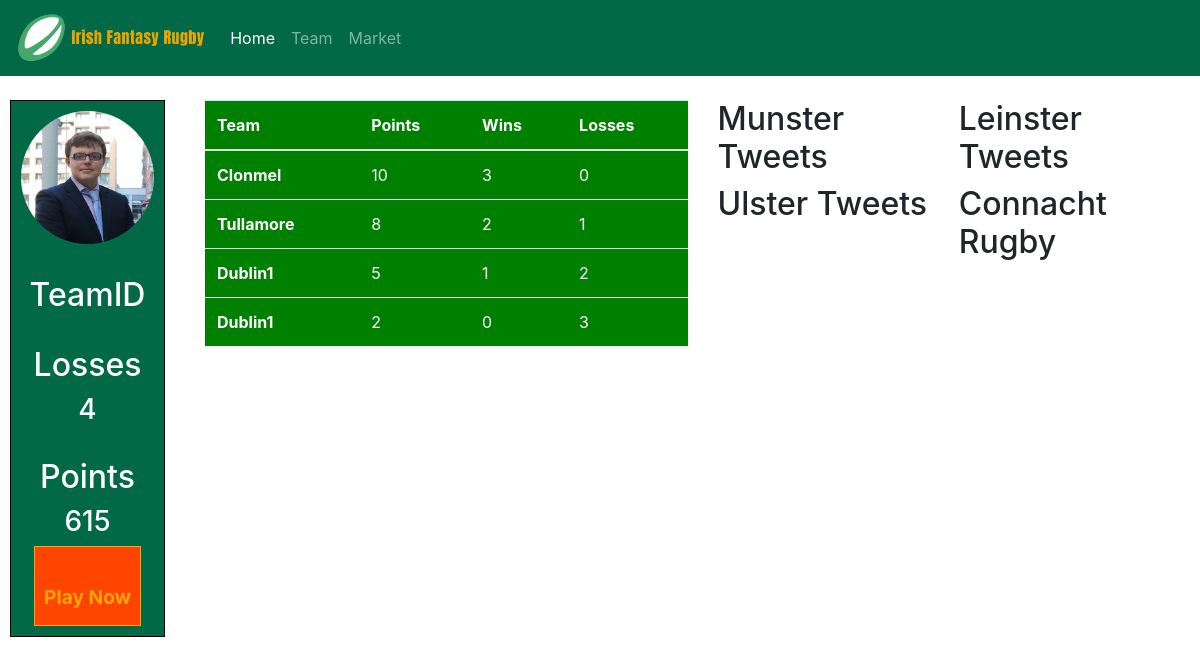
Before: / with the older database file.
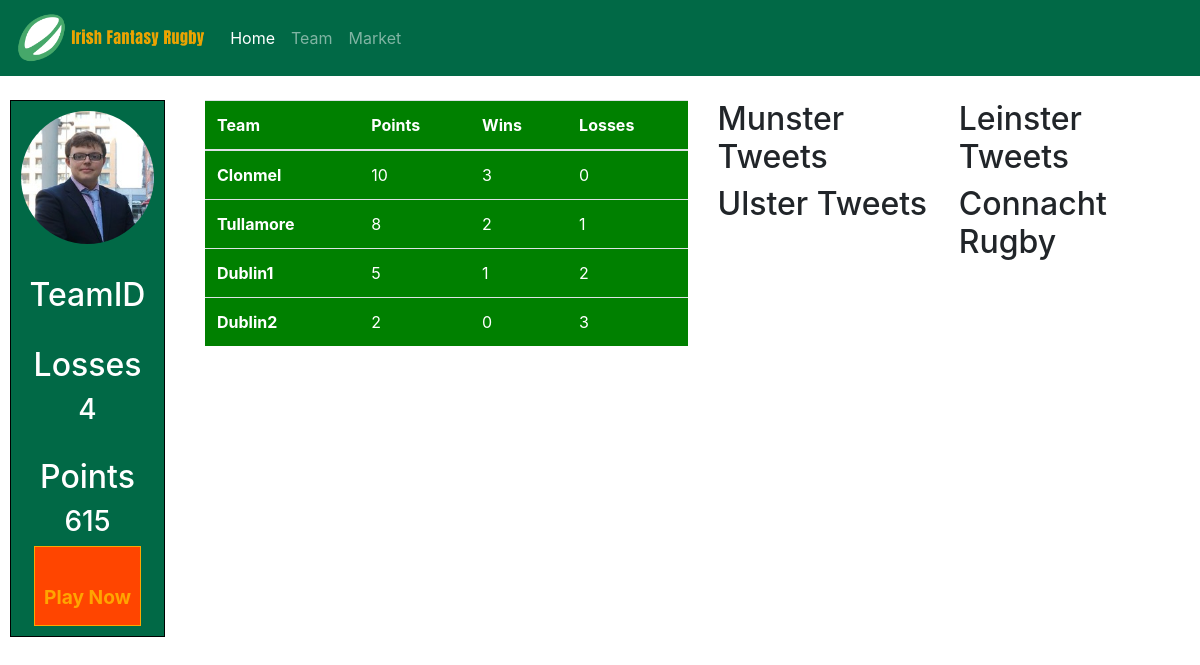
After: the same page with the newer database file.
### tables this page shows
CREATE TABLE league_tables (
	LeagueTableID INTEGER AUTO_INCREMENT NOT NULL,
    TeamID INTEGER,
    LeagueID INTEGER,
    points INTEGER,
    games INTEGER,
    wins INTEGER,
    losses INTEGER,
    PRIMARY KEY (LeagueTableID),
    FOREIGN KEY (TeamID) REFERENCES teams(TeamID),
    FOREIGN KEY (LeagueID) REFERENCES leagues(LeagueID)
);

CREATE TABLE teams (
	TeamID INTEGER AUTO_INCREMENT NOT NULL,
    TeamName VARCHAR(22),
    PRIMARY KEY (TeamID)
    );

### Tests/League.php (the view, shortened to what this page needs)
<?php
$query = "SELECT  teams.teamName, points, wins, losses  FROM league_tables JOIN teams ON teams.TeamID =  league_tables.TeamID WHERE LeagueID = 1 ORDER BY league_tables.points DESC";
if ($stmt = $con->prepare($query)) {
    $stmt->execute();
    $stmt->bind_result($TeamName, $Points, $Wins, $Losses);
    echo "<table class=\"table table-hover\" id='roster' style='font-size: 1em;'>
                <thead>
                <tr>
                    <th scope=\"col\">Team</th>
                    <th scope=\"col\">Points</th>
                    <th scope=\"col\">Wins</th>
                    <th scope=\"col\">Losses</th>
                </tr>
                </thead>
                <tbody>";
    while ($stmt->fetch()) {
        echo "<tr>
                    <th>$TeamName</th>
                    <td>$Points</td>
                    <td>$Wins</td>
                    <td>$Losses</td>
                </tr>";
    }
    echo "</tbody></table>";
}

### index.php (shortened to what this page needs)
<?php include 'connection.php' ;
?>
<!DOCTYPE html>
<html lang="en">
<head>
    <link rel="stylesheet" href="css/bootstrap.css"/>
    <link rel="stylesheet" href="css/bootstrap-grid.css"/>
    <link rel="stylesheet" href="css/bootstrap-reboot.css"/>
    <link rel="stylesheet" href="css/style.css">
</head>
<body>
<nav class="navbar navbar-expand-lg navbar-light navbar-custom">
  <a class="navbar-brand" href="#">
      <img id="brand-image" src="images/rugbylogo.png" alt="Italian Trulli">
  </a>
  <div class="collapse navbar-collapse" id="navbarNav">
    <ul class="navbar-nav">
      <li class="nav-item active">
        <a class="nav-link" href="#">Home <span class="sr-only">(current)</span></a>
      </li>
      <li class="nav-item">
        <a class="nav-link" href="team.php">Team</a>
      </li>
      <li class="nav-item">
        <a class="nav-link" href="market.php">Market</a>
      </li>
    </ul>
  </div>
</nav>
<br>
    <div class="row">
        <div class="col-lg-2 col-md-12  third" id="account">
            <div id="accountinfo"  align="center">
                <img src="images/davy.jpg" class="img-fluid rounded-circle">
                <br>
                <h2>TeamID</h2>
                <br>
                <h2>Losses</h2>
                <h3>4</h3>
                <br>
                <h2>Points</h2>
                <h3>615</h3>
                <div id="play">
                    Play Now
                </div>
            </div>
        </div>
        <div class="col-lg-5 col-md-12 players third" id="League">
            <?php include "Tests/League.php"?>
        </div>
        <div class="col-lg-5 col-md-12 players third" id="backs">
            <?php include 'Tests/twittertest.php'?>
        </div>
</body>
</html>

### Tests/twittertest.php (shortened to what this page needs)
<div style="width: 100%;">
    <div  style="float: left; width: 50%; padding-right: 5px; ">
        <h2>Munster Tweets</h2>
    </div>
    <div style="float: left; width: 50%;">
        <h2>Leinster Tweets</h2>
    </div>
</div>
<br>
<div style="width: 100%; float: left;">
    <div  style="float: left; width: 50%; padding-right: 5px;">
        <h2>Ulster Tweets</h2>
    </div>
    <div style="float: left; width: 50%;">
        <h2>Connacht Rugby</h2>
    </div>
</div>

### css/style.css (style rules this page uses)
body { -webkit-background-size: cover; -moz-background-size: cover; -o-background-size: cover; background-size: cover; background-repeat: no-repeat; }
.navbar-custom { background-color: #016946; }
.navbar-custom .navbar-brand, .navbar-custom .navbar-text { color: rgba(255,255,255,.8); }
.navbar-custom .navbar-nav .nav-link { color: rgba(255,255,255,.5); }
.navbar-custom .nav-item.active .nav-link, .navbar-custom .nav-item:hover .nav-link { color: #ffffff; }
#brand-image { height: 50px; }
img { max-width:100%; max-height:100%; }
#account { background-color: white; }
#play { width: 80%; height: 80px; background-color: orangered; border: 1px solid orange; color: orange; font-weight: bold; text-align: center; vertical-align: middle; line-height: 100px; font-size: 1.2em; }
#League table { background-color: green; color: white; }
#League { overflow-y: scroll; }
#accountinfo { padding: 10px; border: 1px solid black; margin-left: 10px; margin-right: 10px; background-color: #016946; color: white; }

Changed rows visible on the page:
changed league_tables: TeamID.TeamName "Dublin1" → "Dublin2"
